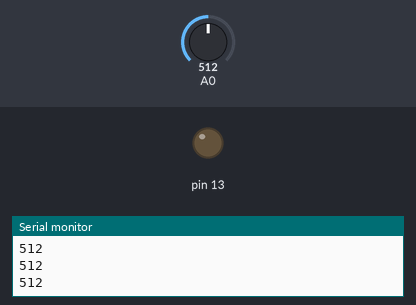
Bench run of a sketch on a simulated Arduino Uno, built with avr-gcc and run on an emulated ATmega328P. Parts: output pins drawn as LEDs (lit = HIGH), the last lines printed to the serial monitor. Inputs (shaded band) come from the test bench; at power-on: A0 = 512.

Above: at 1.2 s.
1.3 s: A0 set to 109
2.8 s: A0 set to 89
At 4.0 s:
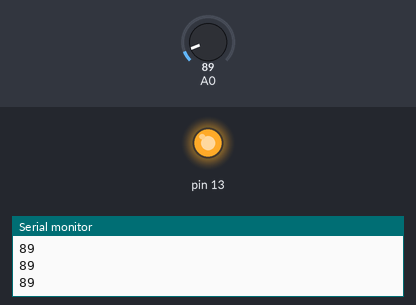
4.3 s: A0 set to 110
At 5.2 s:
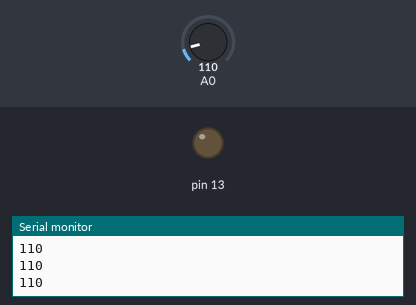
5.8 s: A0 set to 90
At 6.5 s:
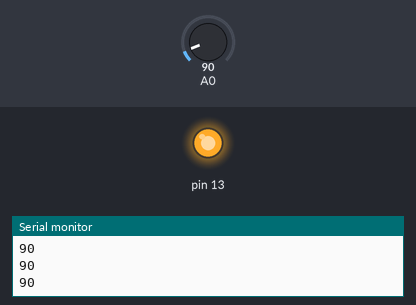
Timing chart, 0 to 8.3 s (numbered marks = the images above; inputs shaded):
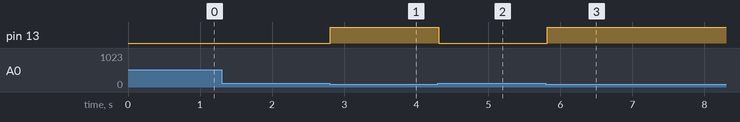

The sketch:

analogRead.ino
```cpp
// SI VUOLE LEGGERE UN SENSORE DI LUCE
// definizione variabili
int luce;


void setup() {
  // abilito la seriale
  Serial.begin(9600);
  // imposto il pin 13 come OUTPUT
  pinMode(13, OUTPUT);
}

void loop() {
// creo una variabile luce e la assegno alla lettura dell'ingresso A0
luce = analogRead(A0);

// abilito la porta seriale per tarare il sensore
Serial.println(luce);

  if (luce < 100) {
  digitalWrite(13, HIGH);
  } else {
  digitalWrite(13, LOW);
  }
delay(100);
}
```

Measured:
- the behaviour switches between 100 and 99 on A0 (found by bisection; images 0 and 1)
- after the input at 2.8 s, pin 13: LOW → HIGH at once
- after the input at 4.3 s, pin 13: HIGH → LOW at once
- after the input at 5.8 s, pin 13: LOW → HIGH at once
